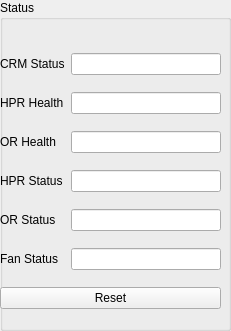
                    <widget class="QGroupBox" name="groupBox_crm1">
                     <property name="geometry">
                      <rect>
                       <x>440</x>
                       <y>0</y>
                       <width>231</width>
                       <height>331</height>
                      </rect>
                     </property>
                     <property name="title">
                      <string>Status</string>
                     </property>
                     <widget class="QWidget" name="layoutWidget">
                      <property name="geometry">
                       <rect>
                        <x>0</x>
                        <y>42</y>
                        <width>221</width>
                        <height>278</height>
                       </rect>
                      </property>
                      <layout class="QGridLayout" name="gridLayout_20">
                       <item row="1" column="1">
                        <widget class="QLineEdit" name="lineEdit_hpr_health_1">
                         <property name="readOnly">
                          <bool>true</bool>
                         </property>
                        </widget>
                       </item>
                       <item row="3" column="1">
                        <widget class="QLineEdit" name="lineEdit_hpr_status_1">
                         <property name="readOnly">
                          <bool>true</bool>
                         </property>
                        </widget>
                       </item>
                       <item row="4" column="1">
                        <widget class="QLineEdit" name="lineEdit_or_status_1">
                         <property name="readOnly">
                          <bool>true</bool>
                         </property>
                        </widget>
                       </item>
                       <item row="2" column="0">
                        <widget class="QLabel" name="label_or_health">
                         <property name="text">
                          <string>OR Health</string>
                         </property>
                        </widget>
                       </item>
                       <item row="1" column="0">
                        <widget class="QLabel" name="label_hpr_health">
                         <property name="text">
                          <string>HPR Health</string>
                         </property>
                        </widget>
                       </item>
                       <item row="2" column="1">
                        <widget class="QLineEdit" name="lineEdit_or_health_1">
                         <property name="readOnly">
                          <bool>true</bool>
                         </property>
                        </widget>
                       </item>
                       <item row="5" column="0">
                        <widget class="QLabel" name="label_fan_status">
                         <property name="text">
                          <string>Fan Status</string>
                         </property>
                        </widget>
                       </item>
                       <item row="6" column="0" colspan="2">
                        <widget class="QPushButton" name="pushButton_reset_crm_1">
                         <property name="text">
                          <string>Reset</string>
                         </property>
                        </widget>
                       </item>
                       <item row="0" column="0">
                        <widget class="QLabel" name="label_crm_status">
                         <property name="text">
                          <string>CRM Status</string>
                         </property>
                        </widget>
                       </item>
                       <item row="4" column="0">
                        <widget class="QLabel" name="label_or_status">
                         <property name="text">
                          <string>OR Status</string>
                         </property>
                        </widget>
                       </item>
                       <item row="3" column="0">
                        <widget class="QLabel" name="label_hpr_status">
                         <property name="text">
                          <string>HPR Status</string>
                         </property>
                        </widget>
                       </item>
                       <item row="5" column="1">
                        <widget class="QLineEdit" name="lineEdit_fan_status_1">
                         <property name="readOnly">
                          <bool>true</bool>
                         </property>
                        </widget>
                       </item>
                       <item row="0" column="1">
                        <widget class="QLineEdit" name="lineEdit_crm_status_1">
                         <property name="readOnly">
                          <bool>true</bool>
                         </property>
                        </widget>
                       </item>
                      </layout>
                     </widget>
                    </widget>
